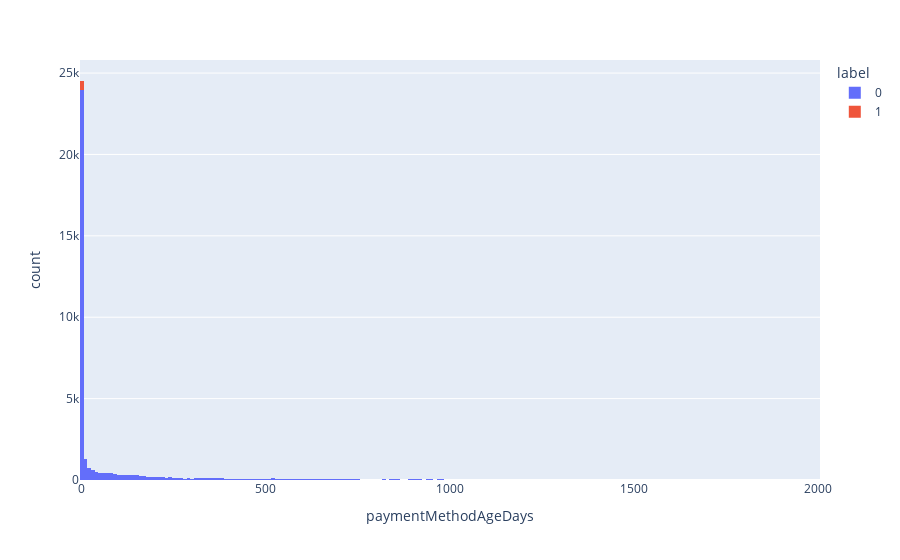

The cell this chart's notebook holds for it:
### Code cell
fig = px.histogram(df, x='paymentMethodAgeDays', color='label')
fig.show()

### Figure 1 — Plotly figure (JSON) as saved in the notebook; plotly's stock layout.template omitted (floating-point values rounded to 4 significant figures; data arrays with more than 128 entries replaced by an {"elided": "..."} marker saying what was removed)
{"data": [{"bingroup": "x", "hovertemplate": "label=0<br>paymentMethodAgeDays=%{x}<br>count=%{y}<extra></extra>", "legendgroup": "0", "marker": {"color": "#636efa", "pattern": {"shape": ""}}, "name": "0", "orientation": "v", "showlegend": true, "type": "histogram", "x": {"elided": "38661 float values"}, "xaxis": "x", "yaxis": "y"}, {"bingroup": "x", "hovertemplate": "label=1<br>paymentMethodAgeDays=%{x}<br>count=%{y}<extra></extra>", "legendgroup": "1", "marker": {"color": "#EF553B", "pattern": {"shape": ""}}, "name": "1", "orientation": "v", "showlegend": true, "type": "histogram", "x": {"elided": "560 float values"}, "xaxis": "x", "yaxis": "y"}], "layout": {"barmode": "relative", "legend": {"title": {"text": "label"}, "tracegroupgap": 0}, "margin": {"t": 60}, "xaxis": {"anchor": "y", "domain": [0, 1], "title": {"text": "paymentMethodAgeDays"}}, "yaxis": {"anchor": "x", "domain": [0, 1], "title": {"text": "count"}}}}
